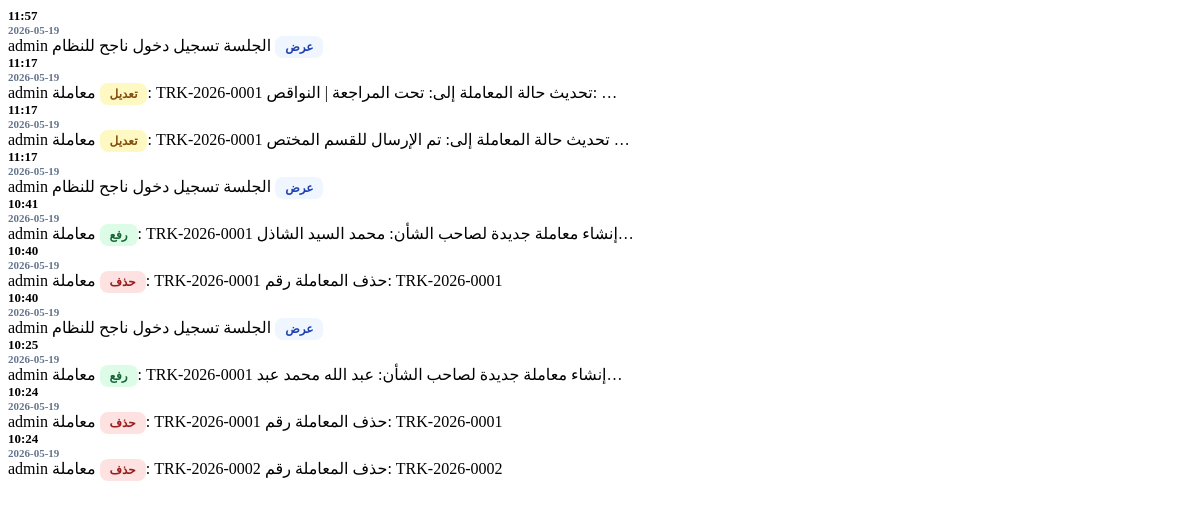
Before: /dashboard/activities-partial/ (signed in) with the older database file.
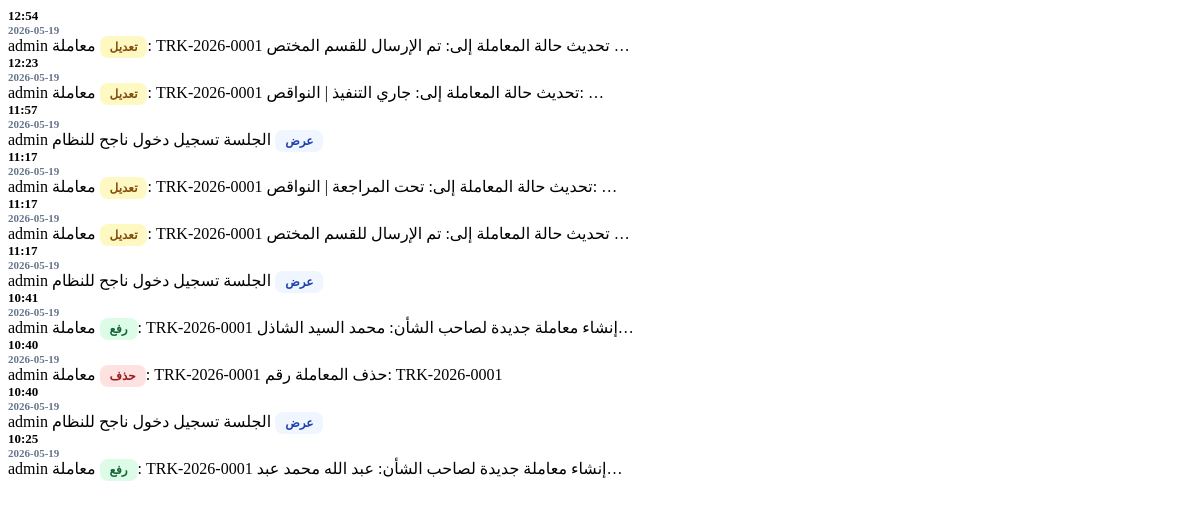
After: the same page with the newer database file.
### eams/models.py (models this page shows, shortened)
class AuditLog(models.Model):
    ACTION_CHOICES = (
        ('upload', 'رفع'),
        ('edit', 'تعديل'),
        ('delete', 'حذف'),
        ('view', 'عرض'),
    )
    user = models.ForeignKey(User, on_delete=models.SET_NULL, null=True, verbose_name="المستخدم")
    action = models.CharField(max_length=20, choices=ACTION_CHOICES, verbose_name="العملية")
    document_title = models.CharField(max_length=255, verbose_name="عنوان الوثيقة")
    timestamp = models.DateTimeField(auto_now_add=True, verbose_name="الوقت")
    details = models.TextField(blank=True, null=True, verbose_name="التفاصيل")

### eams/views.py (the view)
# urls.py: path('dashboard/activities-partial/', views.dashboard_activities_partial, name='dashboard_activities_partial'),
@login_required
def dashboard_activities_partial(request):
    activities = AuditLog.objects.order_by('-timestamp')[:10]
    return render(request, 'eams/partials/activities.html', {'activities': activities})

### templates/eams/partials/activities.html
{% for log in activities %}
<tr style="border-bottom: 1px solid #f1f5f9;">
    <td style="padding: 15px 20px;">
        <div style="font-weight: 900; color: #000; font-size: 13px;">{{ log.timestamp|date:"H:i" }}</div>
        <div style="font-size: 11px; color: #64748b; font-weight: 700;">{{ log.timestamp|date:"Y-m-d" }}</div>
    </td>
    <td style="padding: 15px 20px; font-weight: 800; font-size: 14px; color: #000;">{{ log.user.username }}</td>
    <td style="padding: 15px 20px;">
        {% if log.action == 'upload' %}
        <span style="background: #dcfce7; color: #166534; padding: 4px 10px; border-radius: 8px; font-size: 12px; font-weight: 900;">{{ log.get_action_display }}</span>
        {% elif log.action == 'delete' %}
        <span style="background: #fee2e2; color: #991b1b; padding: 4px 10px; border-radius: 8px; font-size: 12px; font-weight: 900;">{{ log.get_action_display }}</span>
        {% elif log.action == 'edit' %}
        <span style="background: #fef9c3; color: #854d0e; padding: 4px 10px; border-radius: 8px; font-size: 12px; font-weight: 900;">{{ log.get_action_display }}</span>
        {% else %}
        <span style="background: #eff6ff; color: #1e40af; padding: 4px 10px; border-radius: 8px; font-size: 12px; font-weight: 900;">{{ log.get_action_display }}</span>
        {% endif %}
    </td>
    <td style="padding: 15px 20px; font-weight: 700; font-size: 13px;">{{ log.document_title|default:"---" }}</td>
    <td style="padding: 15px 20px; font-size: 12px; color: #64748b; font-weight: 700;">{{ log.details|truncatechars:50 }}</td>
</tr>
{% empty %}
<tr>
    <td colspan="5" style="text-align: center; padding: 30px; color: #64748b; font-weight: 800;">لا يوجد نشاط مسجل</td>
</tr>
{% endfor %}

Changed rows visible on the page:
no longer on this page (row unchanged): AuditLog: timestamp "10:24", timestamp "2026-05-19", user.username "admin", action "حذف", document_title "معاملة: TRK-2026-0001", details "حذف المعاملة رقم: TRK-2026-0001"
no longer on this page (row unchanged): AuditLog: timestamp "10:24", timestamp "2026-05-19", user.username "admin", action "حذف", document_title "معاملة: TRK-2026-0002", details "حذف المعاملة رقم: TRK-2026-0002"
added AuditLog: timestamp "12:54", timestamp "2026-05-19", user.username "admin", action "تعديل", document_title "معاملة: TRK-2026-0001", details "تحديث حالة المعاملة إلى: تم الإرسال للقسم المختص …"
added AuditLog: timestamp "12:23", timestamp "2026-05-19", user.username "admin", action "تعديل", document_title "معاملة: TRK-2026-0001", details "تحديث حالة المعاملة إلى: جاري التنفيذ | النواقص: …"
